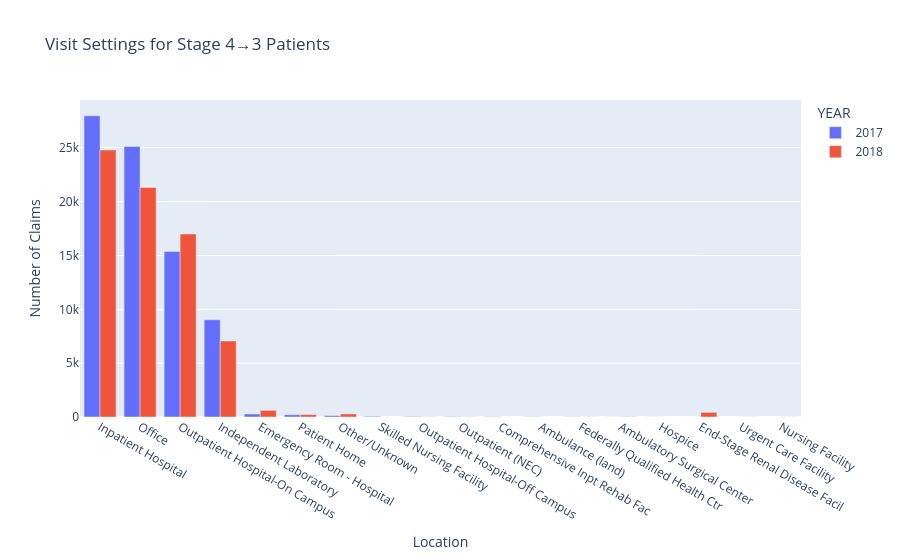

Notebook source saved alongside this figure:
### Code cell
fig = px.bar(
    df_summary43,
    x="Location",
    y="n_claims",
    color="YEAR",
    barmode="group",
    title="Visit Settings for Stage 4→3 Patients",
    labels={"n_claims": "Number of Claims"}
)
fig.show()

### Figure 1 — Plotly figure (JSON) as saved in the notebook; plotly's stock layout.template omitted (floating-point values rounded to 4 significant figures)
{"data": [{"alignmentgroup": "True", "hovertemplate": "YEAR=2017<br>Location=%{x}<br>Number of Claims=%{y}<extra></extra>", "legendgroup": "2017", "marker": {"color": "#636efa", "pattern": {"shape": ""}}, "name": "2017", "offsetgroup": "2017", "orientation": "v", "showlegend": true, "textposition": "auto", "type": "bar", "x": ["Inpatient Hospital", "Office", "Outpatient Hospital-On Campus", "Independent Laboratory", "Emergency Room - Hospital", "Patient Home", "Other/Unknown", "Skilled Nursing Facility", "Outpatient Hospital-Off Campus", "Outpatient (NEC)", "Comprehensive Inpt Rehab Fac", "Ambulance (land)", "Federally Qualified Health Ctr", "Ambulatory Surgical Center", "Hospice"], "xaxis": "x", "y": [27964, 25123, 15365, 9027, 274, 208, 124, 61, 38, 27, 24, 18, 18, 5, 1], "yaxis": "y"}, {"alignmentgroup": "True", "hovertemplate": "YEAR=2018<br>Location=%{x}<br>Number of Claims=%{y}<extra></extra>", "legendgroup": "2018", "marker": {"color": "#EF553B", "pattern": {"shape": ""}}, "name": "2018", "offsetgroup": "2018", "orientation": "v", "showlegend": true, "textposition": "auto", "type": "bar", "x": ["Inpatient Hospital", "Office", "Outpatient Hospital-On Campus", "Independent Laboratory", "Emergency Room - Hospital", "End-Stage Renal Disease Facil", "Other/Unknown", "Patient Home", "Ambulatory Surgical Center", "Outpatient (NEC)", "Outpatient Hospital-Off Campus", "Federally Qualified Health Ctr", "Urgent Care Facility", "Nursing Facility"], "xaxis": "x", "y": [24785, 21308, 16986, 7059, 617, 432, 281, 221, 22, 17, 13, 8, 6, 4], "yaxis": "y"}], "layout": {"barmode": "group", "legend": {"title": {"text": "YEAR"}, "tracegroupgap": 0}, "title": {"text": "Visit Settings for Stage 4→3 Patients"}, "xaxis": {"anchor": "y", "domain": [0, 1], "title": {"text": "Location"}}, "yaxis": {"anchor": "x", "domain": [0, 1], "title": {"text": "Number of Claims"}}}}
